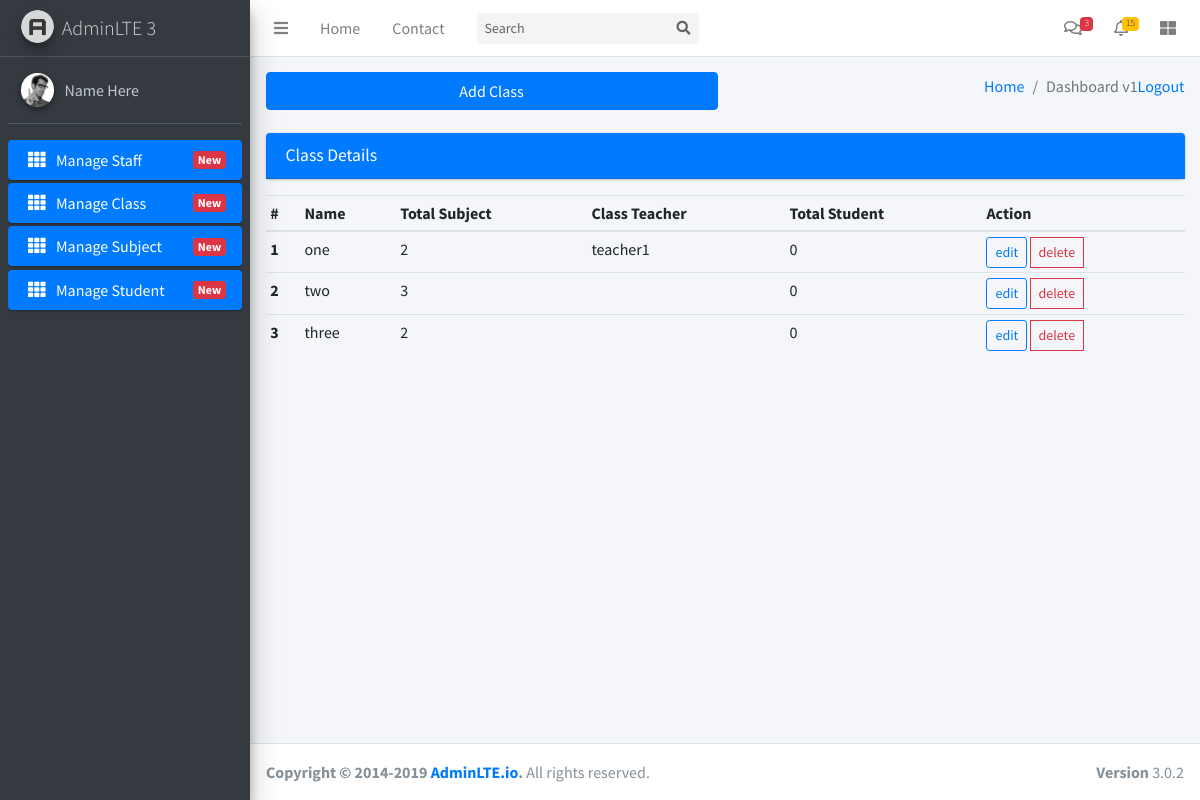
Before: /manageClass with the older database file.
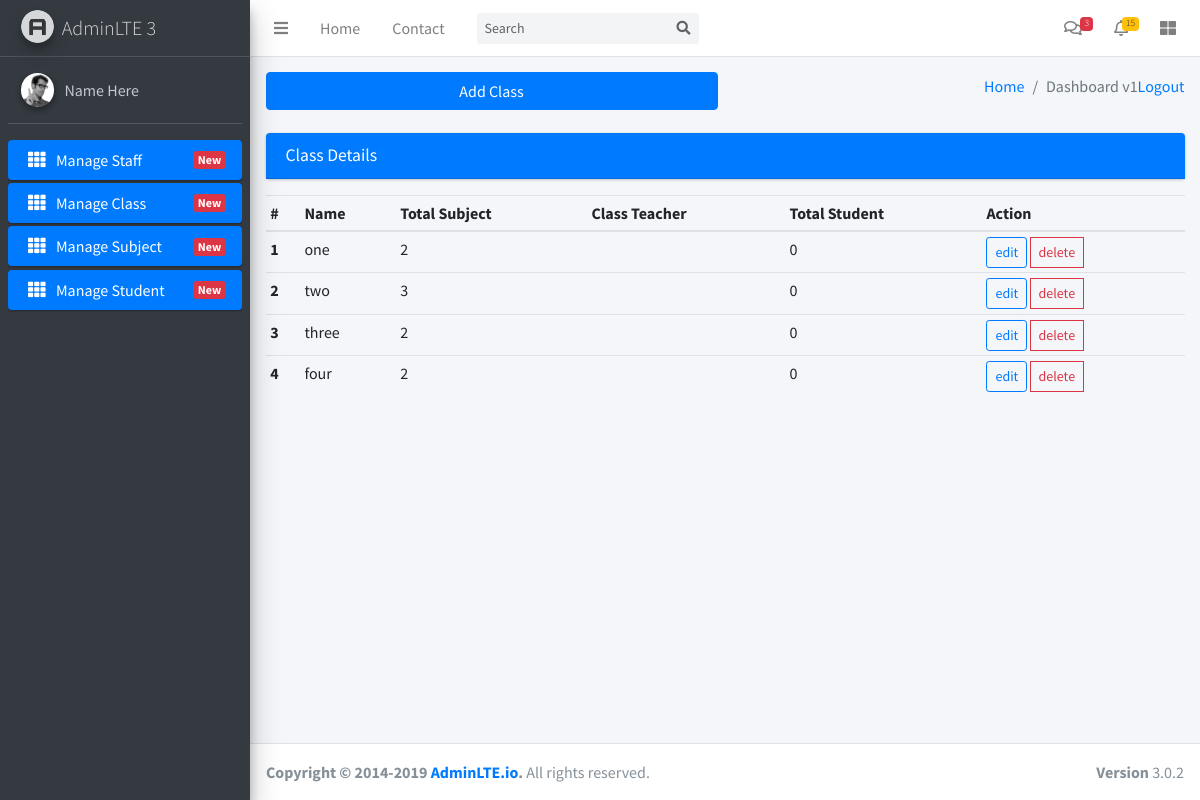
After: the same page with the newer database file.
### models.py (models this page shows, shortened)
class Grade(db.Model):
    id = db.Column(db.Integer, primary_key = True)
    grade_number = db.Column(db.String(12), unique=True, nullable = False)
    students = db.relationship('Student', backref='grade')
    total_subject = db.Column(db.Integer)
    classteachers = db.relationship('Staff', backref = 'class_teacher', uselist = False )
    subjects = db.relationship('Subject', backref='grade')

class Staff(db.Model):
    id = db.Column(db.Integer, primary_key = True)
    first_name = db.Column(db.String(24), index = True)
    middle_name = db.Column(db.String(24), nullable = True)
    last_name = db.Column(db.String(24))
    username = db.Column(db.String(24), unique = True)
    gender = db.Column(db.String(12))
    address = db.Column(db.Text(length = 100))
    email = db.Column(db.String(24), unique = True)
    contact = db.Column(db.Integer, unique = True)
    seson_start_year = db.Column(db.DateTime, default = datetime.utcnow)
    subjects = db.relationship("Subject", secondary="subject_teacher",                                  back_populates="teacher")
    grade_id = db.Column(db.Integer, db.ForeignKey('grade.id'), nullable = True)
    role = db.Column(db.Integer, default= ACCESS['staff'])
    password_hash = db.Column(db.String(128))

### routes.py (the view)
@app.route('/manageClass')
def manageClass():
    classData = Grade.query.all()
    return render_template('hod_templates/class/manageClass.html', classData = classData)

### templates/hod_templates/class/manageClass.html (shortened to what this page needs)
{% extends 'hod_templates/base_template.html' %}
{% block page_title %}
<a href={{ url_for('addClass') }}><button type='button' class="btn btn-primary btn-block" >Add Class</button></a>
{% endblock page_title %}
{% block main_content %}
  <section class="content">
    <div class="container-fluid">
      <div class="row">
        <div class="col-md-12">
          <div class="card card-primary">
            <div class="card-header">
              <h3 class="card-title">Class Details</h3>
            </div>
          </div>
          <table class="table table-hover table-sm .table-responsive">
            <thead>
              <tr>
                <th scope="col">#</th>
                <th score="col">Name</th>
                <th score="col">Total Subject</th>
                <th score="col">Class Teacher</th>
                <th score="col">Total Student</th>
                <th score="col">Action</th>
              </tr>
            </thead>
            <tbody>
              {% for i in classData %}
              <tr>
                <th scope="row">{{ loop.index }}</th>
                <td>{{ i.grade_number }}</td>
                <td>{{ i.total_subject }}</td>
                <td>{{ i.classteachers.username  }}</td>
                <td> {{ i.students|length}}
                  <td>
                    <div class="btn-group">
                      <a href={{ url_for('editClass', id=i.id) }}><button type="button" class="btn btn-outline-primary btn-sm">edit</button></a>&nbsp;
                      <button type="button" class="btn btn-outline-danger btn-sm" data-toggle="modal" data-target="#warnModalCenter{{ loop.index|string }}">delete</button>
                    </div>
                  </td>
              </tr>
              {% endfor %}
            </tbody>
          </table>
        </div>
      </div>
    </div>
    </div>
  {% endblock main_content %}

Changed rows visible on the page:
shown differently, row unchanged: Grade "one": classteachers.username "teacher1" → (not shown)
added Grade: grade_number "four", total_subject "2", students|length "0"
